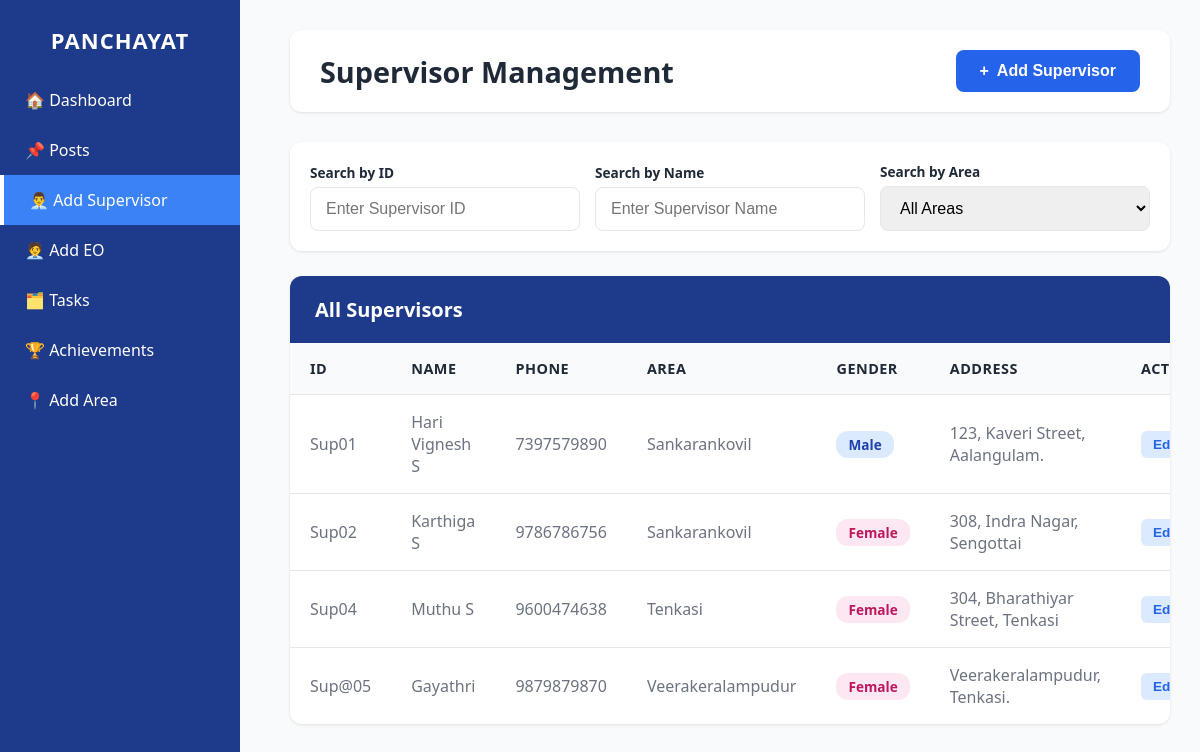
The page /addsupervisor on the database its author committed.
### myapp/models.py (models this page shows)
class Supervisor(models.Model):
    supervisor_name = models.CharField(max_length=100)
    phone = models.CharField(max_length=15, unique=True)
    address = models.TextField()
    gender = models.CharField(max_length=10)
    supervisor_id = models.CharField(max_length=50, unique=True)
    area = models.CharField(max_length=100)
    password = models.CharField(max_length=128)
    conpass = models.CharField(max_length=100, null=True)

### myapp/views.py (the view, shortened to what this page needs)
# urls.py: path("addsupervisor", views.Add_supervisor, name="Add_supervisor"),
def Add_supervisor(request):
    supervisors = Supervisor.objects.all()
    areas = Area.objects.all()
    return render(request, 'Addsupervisor.html',{"supervisors":supervisors, "areas":areas})

### myapp/templates/Addsupervisor.html (shortened to what this page needs)
<!DOCTYPE html>
<html lang="en">
<head>
</head>
<body>
  <div class="sidebar" role="navigation" aria-label="Main sidebar">
    <h2>PANCHAYAT</h2>
    <div class="menu">
      <a href="{% url 'Mainpageadmin' %}">🏠 Dashboard</a>
      <a href="{% url 'Posts' %}">📌 Posts</a>
      <a href="{% url 'Add_supervisor' %}" class="active">👨‍💼 Add Supervisor</a>
      <a href="{% url 'Add_eo' %}">🧑‍💼 Add EO</a>
      <a href="{% url 'Tasks' %}">🗂️ Tasks</a>
      <a href="{% url 'achievment' %}">🏆 Achievements</a>
      <a href="{% url 'Add_area' %}">📍 Add Area</a>
    </div>
  </div>
  <div class="main-content">
    <div class="header">
      <h1>Supervisor Management</h1>
      <button class="add-btn" onclick="openModal()">
        <span>+</span> Add Supervisor
      </button>
    </div>
     <div class="search-bar">
      <div class="search-field">
        <div class="search-label">Search by ID</div>
        <input type="text" id="searchId" placeholder="Enter Supervisor ID">
      </div>
      <div class="search-field">
        <div class="search-label">Search by Name</div>
        <input type="text" id="searchName" placeholder="Enter Supervisor Name">
      </div>
      <div class="search-field">
        <div class="search-label">Search by Area</div>
        <select id="searchArea">
          <option value="">All Areas</option>
        </select>
      </div>
    </div>
    <div class="table-container">
      <div class="table-header">
        <h2>All Supervisors</h2>
      </div>
      <table id="supervisorTable">
        <thead>
          <tr>
            <th>ID</th>
            <th>Name</th>
            <th>Phone</th>
            <th>Area</th>
            <th>Gender</th>
            <th>Address</th>
            <th>Actions</th>
          </tr>
        </thead>
        <tbody id="tableBody">
          {% if supervisors %}
            {% for supervisor in supervisors %}
            <tr data-id="{{ supervisor.id }}">
              <td>{{ supervisor.supervisor_id }}</td>
              <td>{{ supervisor.supervisor_name }}</td>
              <td>{{ supervisor.phone }}</td>
              <td>{{ supervisor.area }}</td>
              <td>
                <span class="badge {% if supervisor.gender == 'Male' %}male{% elif supervisor.gender == 'Female' %}female{% else %}other{% endif %}">
                  {{ supervisor.gender }}
                </span>
              </td>
              <td>{{ supervisor.address }}</td>
              <td>
                <div class="action-btns">
                  <button class="btn-edit" onclick="editSupervisor('{{ supervisor.id }}', '{{ supervisor.supervisor_id }}', '{{ supervisor.supervisor_name }}', '{{ supervisor.phone }}', '{{ supervisor.area }}', '{{ supervisor.gender }}', '{{ supervisor.address|escapejs }}')">Edit</button>
                </div>
              </td>
            </tr>
            {% endfor %}
          {% else %}
            <tr>
              <td colspan="7" style="text-align: center; padding: 40px; color: #9ca3af;">
                No supervisors found. Click "Add Supervisor" to add one.
              </td>
            </tr>
          {% endif %}
        </tbody>
      </table>
    </div>
  </div>
</body>
</html>

### myapp/templates/Addsupervisor.html (style rules this page uses)
* { margin: 0; padding: 0; box-sizing: border-box; }
:root { --primary-blue: #2563eb; --dark-blue: #1e40af; --light-blue: #dbeafe; --sidebar-bg: #1e3a8a; --sidebar-hover: #1e3a8a; --text-dark: #1f2937; --text-light: #6b7280; --border-color: #e5e7eb; --success-green: #10b981; --danger-red: #ef4444; }
body { font-family: 'Segoe UI', Tahoma, Geneva, Verdana, sans-serif; background-color: #f8fafc; color: var(--text-dark); }
.sidebar { width: 240px; height: 100vh; background: #1e3a8a; color: #fff; padding: 25px 0; position: fixed; top: 0; left: 0; }
.sidebar h2 { text-align: center; margin-bottom: 20px; font-size: 22px; letter-spacing: 1px; font-weight: bold; }
.menu a { display: block; padding: 14px 25px; color: white; text-decoration: none; font-size: 16px; transition: 0.2s; }
.sidebar .active { background: #3b82f6; border-left: 4px solid #ffffff; }
.main-content { margin-left: 260px; padding: 30px; }
.header { display: flex; justify-content: space-between; align-items: center; margin-bottom: 30px; background: white; padding: 20px 30px; border-radius: 12px; box-shadow: 0 1px 3px rgba(0,0,0,0.1); }
.header h1 { font-size: 1.8em; color: var(--text-dark); }
.add-btn { background-color: var(--primary-blue); color: white; border: none; padding: 12px 24px; border-radius: 8px; font-size: 1em; font-weight: 600; cursor: pointer; display: flex; align-items: center; gap: 8px; transition: all 0.3s; }
.table-container { background: white; border-radius: 12px; box-shadow: 0 1px 3px rgba(0,0,0,0.1); overflow: hidden; }
.table-header { padding: 20px 25px; background: #1e3a8a; color: white; display: flex; justify-content: space-between; align-items: center; }
.table-header h2 { font-size: 20px; font-weight: 600; }
table { width: 100%; border-collapse: collapse; }
thead { background-color: #f9fafb; }
th { padding: 16px 20px; text-align: left; font-weight: 600; color: var(--text-dark); font-size: 0.9em; text-transform: uppercase; letter-spacing: 0.5px; }
td { padding: 16px 20px; border-top: 1px solid var(--border-color); color: var(--text-light); }
tbody tr { transition: background-color 0.2s; }
.badge { display: inline-block; padding: 4px 12px; border-radius: 12px; font-size: 0.85em; font-weight: 600; }
.badge.male { background-color: #dbeafe; color: #1e40af; }
.badge.female { background-color: #fce7f3; color: #be185d; }
.action-btns { display: flex; gap: 8px; }
.btn-edit, .btn-delete { padding: 6px 12px; border: none; border-radius: 6px; cursor: pointer; font-size: 0.85em; font-weight: 600; transition: all 0.2s; }
.btn-edit { background-color: #dbeafe; color: var(--primary-blue); }
.search-bar { display: flex; gap: 15px; background: white; padding: 20px; margin-bottom: 25px; border-radius: 12px; box-shadow: 0 1px 3px rgba(0,0,0,0.1); align-items: center; }
.search-bar input, .search-bar select { padding: 12px 15px; border-radius: 8px; border: 1px solid var(--border-color); width: 100%; font-size: 1em; transition: 0.3s; }
.search-field { flex: 1; }
.search-label { font-size: 0.85em; margin-bottom: 5px; color: var(--text-dark); font-weight: 600; }

### rows shown on the page
Supervisor: supervisor_id "Sup01", supervisor_name "Hari Vignesh S", phone "7397579890", area "Sankarankovil", gender "Male", address "123, Kaveri Street, Aalangulam."
Supervisor: supervisor_id "Sup02", supervisor_name "Karthiga S", phone "9786786756", area "Sankarankovil", gender "Female", address "308, Indra Nagar, Sengottai"
Supervisor: supervisor_id "Sup04", supervisor_name "Muthu S", phone "9600474638", area "Tenkasi", gender "Female", address "304, Bharathiyar Street, Tenkasi"
Supervisor: supervisor_id "Sup@05", supervisor_name "Gayathri", phone "9879879870", area "Veerakeralampudur", gender "Female", address "Veerakeralampudur, Tenkasi."
